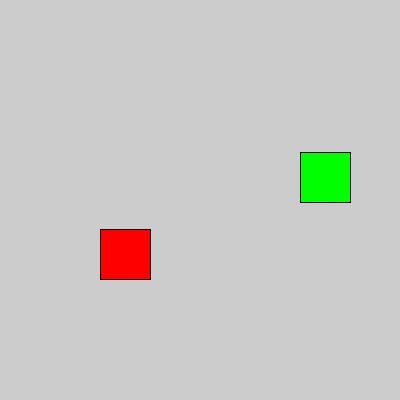
Frame 1 (no input)
Frame 60 (the mouse pressed at the canvas centre just before this capture): identical to frame 1, image omitted
Frame 120 (the mouse held since frame 60 and released just before this capture): identical to frame 1, image omitted

The Processing sketch that drew this single still picture (run headless with seeded random() and noise(); from frame 60 on, the mouse is pressed at the canvas centre):

// Processing sketch: herencia
// ── herencia.pde
Tanque tanque;
TanqueEnemigo tanqueEnemigo;

void setup(){
  size(400,400);
  tanque = new Tanque(100);
  tanqueEnemigo = new TanqueEnemigo(300);
}

void draw(){
  tanque.dibujar();
  tanqueEnemigo.dibujar();
}

// ── Tanque.pde
class Tanque{
  int posX;
  int posY;
  int miColor;
  
  Tanque(int _posX){
    posX = _posX;
    posY = round(random(100, 300));
    miColor = color(255,0,0);
  }
  
  void dibujar(){
    fill(miColor);
    rect(posX, posY, 50, 50);
  }
}

// ── TanqueEnemigo.pde
class TanqueEnemigo extends Tanque {
  TanqueEnemigo(int _posX){
    super(_posX);
    miColor = color(0,255,0);
  }
}
